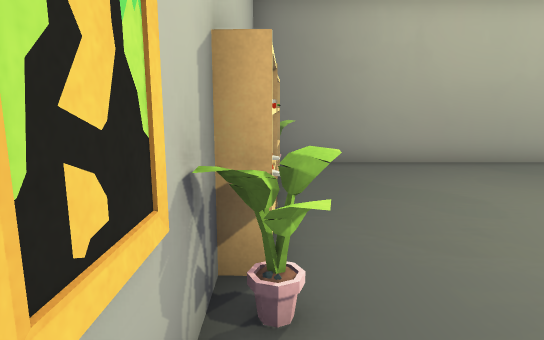
View 1 (above)

16 first-person views from a walk through a Unity game level. The camera is 1.5 m above the floor, tilts 10° down and sees 75° across. The floor is counted in squares, 1 m on a side. Each view is taken from the middle of a square. On the plan, view 1 faces up. The plan holds only what a view shows up to about 16 squares ahead; the rest is blank. The place goes on beyond the plan. The player is left out. Some surface patterns are stand-ins.

View 2
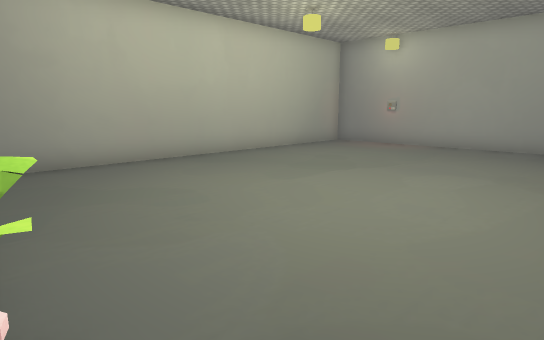

View 3
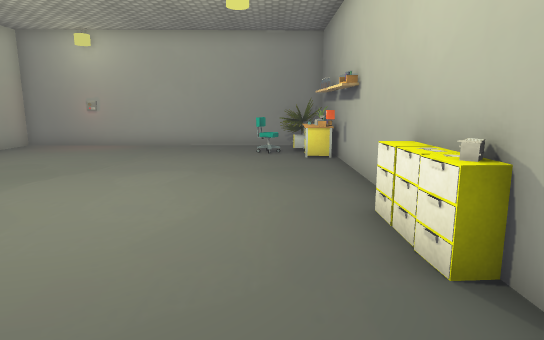

View 4
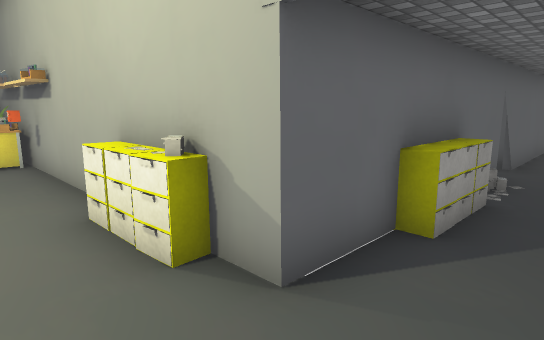

View 5
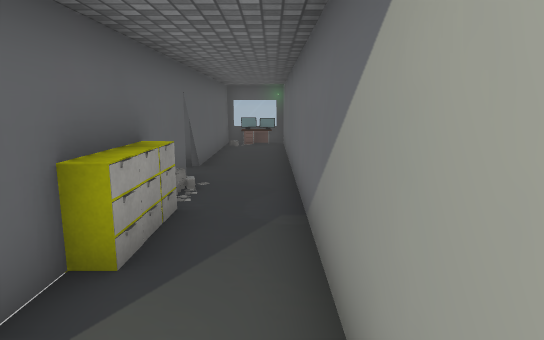

View 6
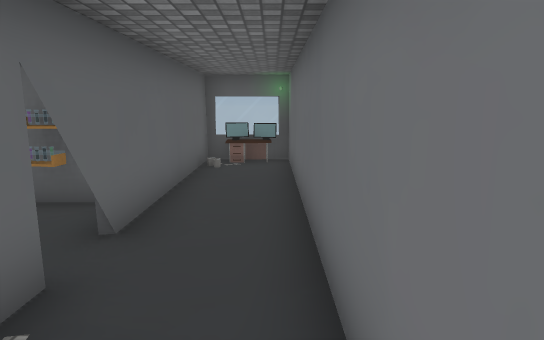

View 7
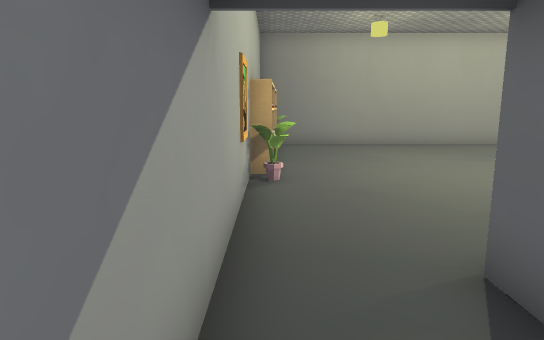

View 8
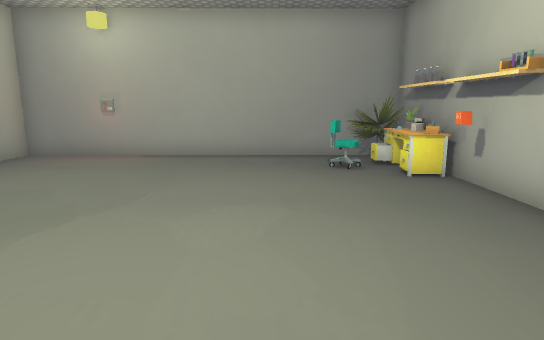

View 9
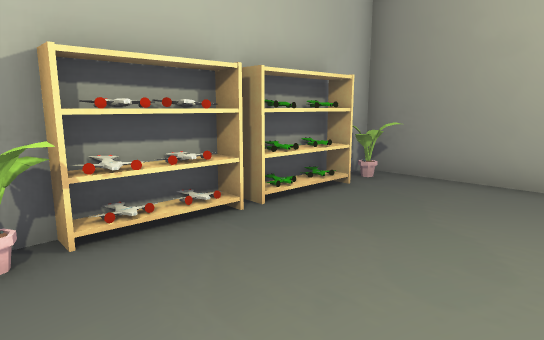

View 10
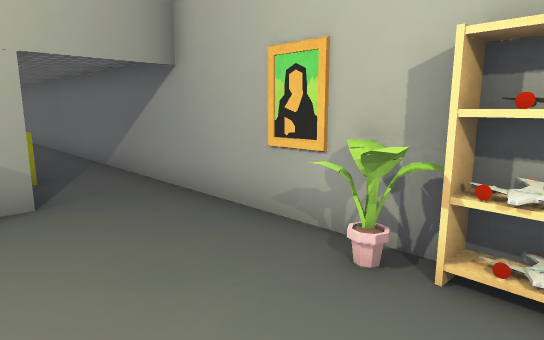

View 11
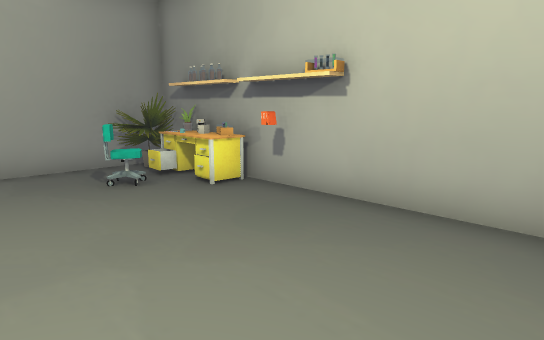

View 12
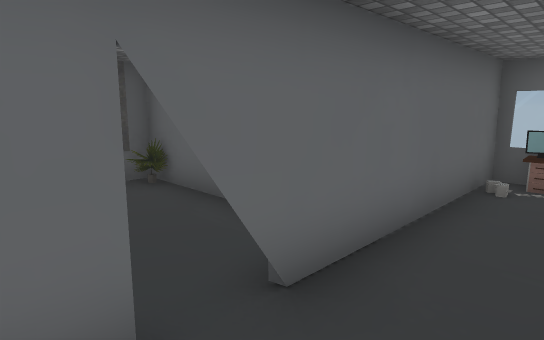

View 13
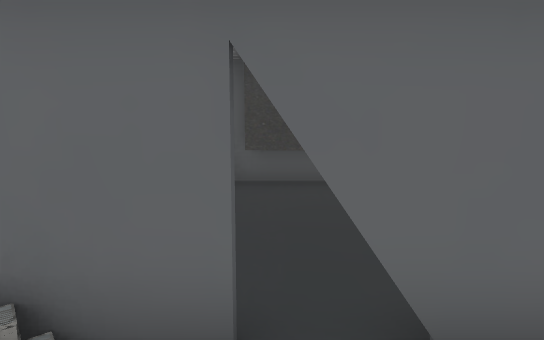

View 14
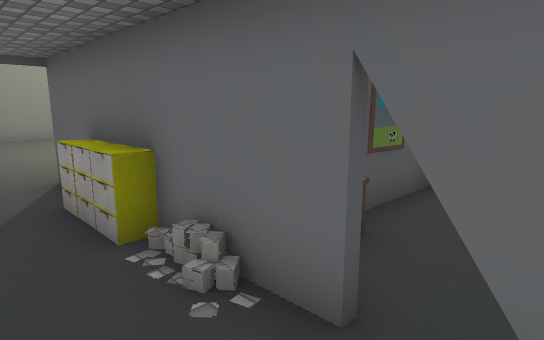

View 15
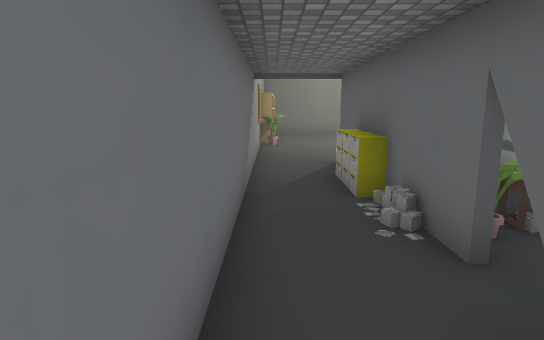

View 16
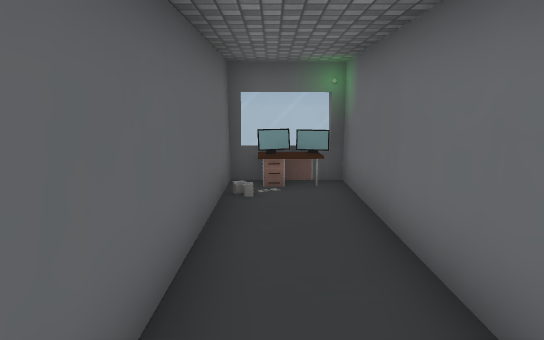

### Floor plan
Points are (right, up) in squares from view 1. A wall is a line through its corners. A room is listed if a view was taken in it or the views show most of it. See-through windows are left out.
Room 1 (views 1, 2, 3, 4, 5, 8, 9, 10, 11)
walls: (5.4, -2) (9.5, -2); (-0.5, 2.9) (-0.5, -3.6); (-0.1, 6.5) (-0.1, 6); (1.9, -3.6) (1.9, -2) (2.5, -2); (14.3, 0) (14.2, 9.7) (-0.5, 9.7) (-0.5, 9)
ways out: opening at (0.5, -2.5) to room 2; opening at (4, -1) to room 2; opening at (11, -0.3) to room 2
objects: other object (0, 3); other object (0, 4); other object (0, 5); other object (0, 7) to (0, 8); other object (0, 9); other object (12, 0)
Room 2 (views 6, 7, 12, 13, 14, 15, 16)
walls: (1.1, -16.3) (1.9, -16.3) (1.9, -6.4); (14.3, -2) (14.3, 0); (13.4, -1) (13.6, -0.3); (-0.5, -3.6) (-0.5, -16.3) (1, -16.3)
ways out: opening at (0.5, -2.5) to room 1; opening at (4, -1) to room 1; opening at (11, -0.3) to room 1; gap at (2, -9)
objects: other object (2, -6); other object (2, -5); other object (2, -4); other object (3, -2); other object (4, -2); other object (5, -2); other object (10, -2); other object (11, -2); other object (11, -1); other object (12, -2); other object (12, -1); other object (13, -2)

Where each view was taken, in squares from view 1:
view 1: 0 up, 0 right, facing up
view 2: 0 up, 0 right, facing up-right
view 3: 0 up, 0 right, facing right
view 4: 0 up, 0 right, facing down-right
view 5: 1 down, 0 right, facing down
view 6: 6 down, 0 right, facing down
view 7: 5 down, 0 right, facing up
view 8: 2 up, 3 right, facing right
view 9: 2 up, 4 right, facing up-left
view 10: 4 up, 3 right, facing down-left
view 11: 3 up, 5 right, facing down-right
view 12: 8 down, 0 right, facing down-right
view 13: 9 down, 0 right, facing right
view 14: 10 down, 0 right, facing up-right
view 15: 12 down, 0 right, facing up
view 16: 9 down, 1 right, facing down
